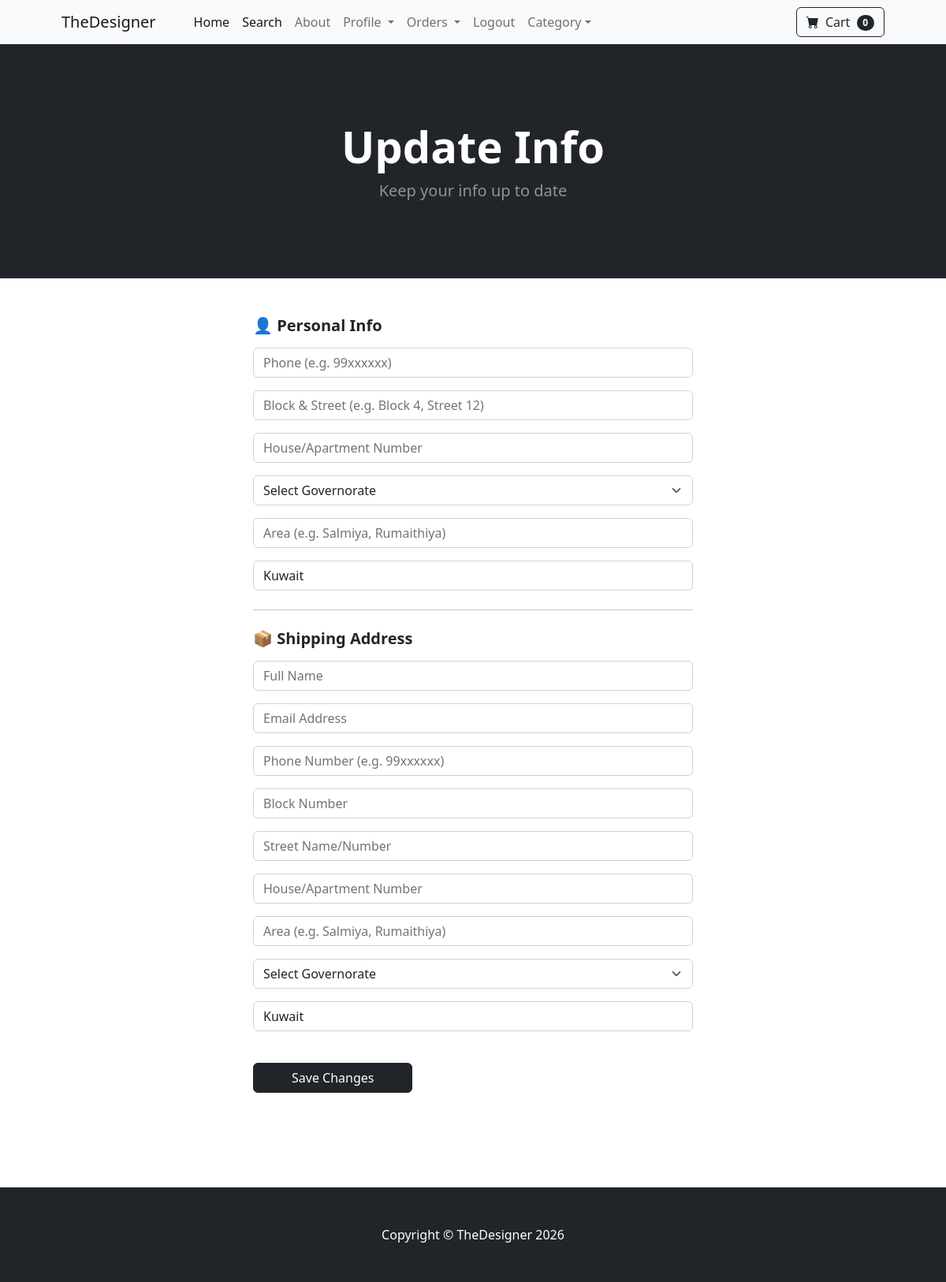
Page /update_info/ (signed in) on the committed database.
### store/models.py (models this page shows, shortened)
class Profile(models.Model):
    user = models.OneToOneField(User, on_delete=models.CASCADE)
    date_modified = models.DateTimeField(auto_now=True)
    phone = models.CharField(max_length=20, blank=True)
    address1 = models.CharField(max_length=200, blank=True, verbose_name="Block & Street")
    address2 = models.CharField(max_length=200, blank=True, verbose_name="House/Apartment")
    governorate = models.CharField(max_length=20, choices=GOVERNORATES, blank=True, verbose_name="Governorate")
    area = models.CharField(max_length=100, blank=True, verbose_name="Area (e.g. Salmiya)")
    country = models.CharField(max_length=100, blank=True, default="Kuwait")
    old_cart = models.CharField(max_length=200, blank=True, null= True)

### payment/models.py (models this page shows, shortened)
class ShippingAddress(models.Model):
    user = models.ForeignKey(User, on_delete=models.CASCADE, null=True, blank=True)
    shipping_full_name = models.CharField(max_length=200)
    shipping_email = models.EmailField(max_length=200)
    shipping_phone = models.CharField(max_length=20, blank=True)
    shipping_block = models.CharField(max_length=100, blank=True)
    shipping_street = models.CharField(max_length=100, blank=True)
    shipping_house = models.CharField(max_length=100, blank=True)
    shipping_area = models.CharField(max_length=100, blank=True)
    shipping_governorate = models.CharField(max_length=20, choices=GOVERNORATES, blank=True)
    shipping_country = models.CharField(max_length=200, default='Kuwait')
    class Meta:
        verbose_name_plural = 'Shipping Address'

### store/views.py (the view)
# urls.py: path('update_info/', views.update_info, name='update_info'),
def update_info(request):
    if request.user.is_authenticated:
        current_user, created = Profile.objects.get_or_create(user=request.user)
        shipping_user, created = ShippingAddress.objects.get_or_create(user=request.user)
        form = UserInfoForm(request.POST or None, instance=current_user)
        shipping_form = ShippingForm(request.POST or None, instance=shipping_user)
        if form.is_valid() or shipping_form.is_valid():
            form.save()
            shipping_form.save()
            messages.success(request, "Your Info Has been Updated")
            return redirect("home")
        return render(request, "update_info.html", {"form": form, 'shipping_form': shipping_form})
    else:
        messages.success(request, "You Must be Logged In To Access That Page!!")
        return redirect("home")

### cart/cart.py (called while the page is built)
    def __len__(self):
        return len(self.cart)

### cart/context_processors.py (called while the page is built)
def cart(request):
    return {'cart': Cart(request)}

### store/templates/update_info.html (shortened to what this page needs)
{% extends 'base.html' %}
{% block content %}
    <header class="bg-dark py-5">
        <div class="container px-4 px-lg-5 my-5">
            <div class="text-center text-white">
                <h1 class="display-4 fw-bolder">Update Info</h1>
                <p class="lead fw-normal text-white-50 mb-0">Keep your info up to date</p>
            </div>
        </div>
    </header>
    <div class="container py-5">
        <div class="col-md-6 offset-md-3">
            <form method="post" action="{% url 'update_info' %}">
                <h5 class="fw-bolder mb-3">👤 Personal Info</h5>
                {{ form.as_p }}
                <hr class="my-4">
                <h5 class="fw-bolder mb-3">📦 Shipping Address</h5>
                {{ shipping_form.as_p }}
                <br/>
                <button type="submit" class="btn btn-dark px-5">Save Changes</button>
            </form>
            <br/><br/><br/>
        </div>
    </div>
{% endblock %}

### rows in the picture
Profile: governorate "Select Governorate", country "Kuwait"
ShippingAddress: shipping_governorate "Select Governorate", shipping_country "Kuwait"

### other values in the picture
{{ cart | length }} "0"
